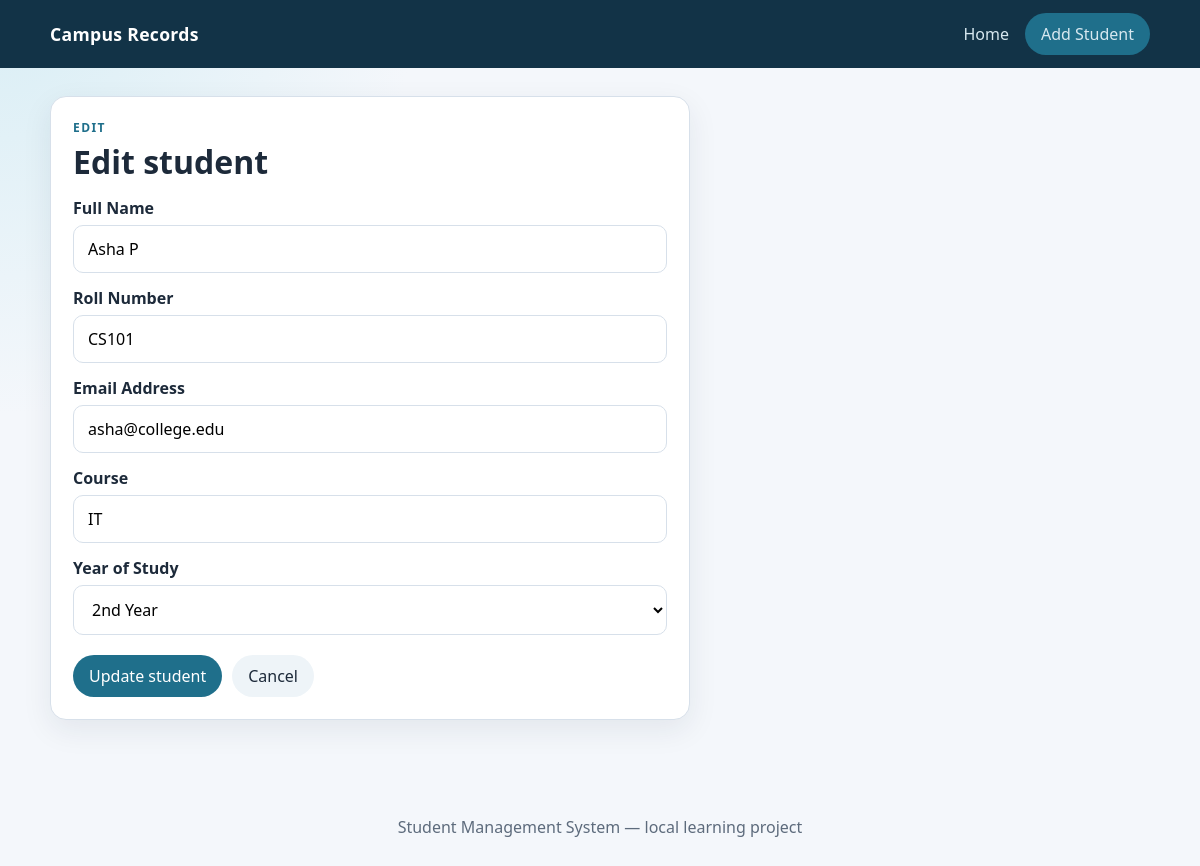
The page /students/1/edit on the database its author committed.
### tables this page shows
CREATE TABLE students (
            id INTEGER PRIMARY KEY AUTOINCREMENT,
            full_name TEXT NOT NULL,
            roll_number TEXT NOT NULL UNIQUE,
            email TEXT NOT NULL,
            course TEXT NOT NULL,
            year_of_study TEXT NOT NULL
        );

### app.py (the view, shortened to what this page needs)
@app.route("/students/<int:student_id>/edit", methods=["GET", "POST"])
def edit_student(student_id):
    connection = get_db_connection()
    student = connection.execute(
        "SELECT * FROM students WHERE id = ?",
        (student_id,),
    ).fetchone()
    if student is None:
        connection.close()
        flash("Student not found.", "error")
        return redirect(url_for("index"))
    connection.close()
    return render_template(
        "student_form.html",
        mode="edit",
        student=student,
        student_id=student_id,
        years=YEARS,
    )

### app.py (called while the page is built)
def get_db_connection():
    connection = sqlite3.connect(DATABASE)
    connection.row_factory = sqlite3.Row
    return connection

### templates/student_form.html (shortened to what this page needs)
{% extends "base.html" %}
{% if mode == "add" %}
    {% set heading = "Add student" %}
    {% set submit_label = "Save student" %}
{% elif mode == "edit" %}
    {% set heading = "Edit student" %}
    {% set submit_label = "Update student" %}
{% else %}
    {% set heading = "Student details" %}
    {% set submit_label = "" %}
{% endif %}
{% block content %}
<section class="panel form-panel">
    <p class="eyebrow">{{ mode|capitalize }}</p>
    <h1>{{ heading }}</h1>
    {% if mode == "view" %}
        <div class="details-grid">
            <div>
                <p class="detail-label">Full Name</p>
                <p>{{ student.full_name }}</p>
            </div>
            <div>
                <p class="detail-label">Roll Number</p>
                <p>{{ student.roll_number }}</p>
            </div>
            <div>
                <p class="detail-label">Email Address</p>
                <p>{{ student.email }}</p>
            </div>
            <div>
                <p class="detail-label">Course</p>
                <p>{{ student.course }}</p>
            </div>
            <div>
                <p class="detail-label">Year of Study</p>
                <p>{{ student.year_of_study }}</p>
            </div>
        </div>
        <div class="form-actions">
            <a class="btn btn-primary" href="{{ url_for('edit_student', student_id=student.id) }}">Edit</a>
            <a class="btn btn-ghost" href="{{ url_for('index') }}">Back to list</a>
        </div>
    {% else %}
        <form method="post" novalidate>
            <label for="full_name">Full Name</label>
            <input id="full_name" name="full_name" type="text" value="{{ student.full_name }}" required maxlength="80">
            <label for="roll_number">Roll Number</label>
            <input id="roll_number" name="roll_number" type="text" value="{{ student.roll_number }}" required maxlength="20">
            <label for="email">Email Address</label>
            <input id="email" name="email" type="email" value="{{ student.email }}" required>
            <label for="course">Course</label>
            <input id="course" name="course" type="text" value="{{ student.course }}" required maxlength="60">
            <label for="year_of_study">Year of Study</label>
            <select id="year_of_study" name="year_of_study" required>
                {% for year in years %}
                    <option value="{{ year }}" {% if student.year_of_study == year %}selected{% endif %}>{{ year }}</option>
                {% endfor %}
            </select>
            <div class="form-actions">
                <button class="btn btn-primary" type="submit">{{ submit_label }}</button>
                <a class="btn btn-ghost" href="{{ url_for('index') }}">Cancel</a>
            </div>
        </form>
    {% endif %}
</section>
{% endblock %}

### static/style.css (style rules this page uses)
:root { --bg: #f4f7fb; --panel: #ffffff; --ink: #1d2a3a; --muted: #5d6b7c; --line: #d7e0ea; --brand: #1f6f8b; --brand-dark: #16586d; --danger: #b42318; --success-bg: #e8f7ef; --success-ink: #17663a; --error-bg: #fdecec; --error-ink: #9b1c1c; --shadow: 0 10px 30px rgba(29, 42, 58, 0.08); --radius: 16px; }
* { box-sizing: border-box; }
body { margin: 0; font-family: "Segoe UI", Tahoma, Geneva, Verdana, sans-serif; color: var(--ink); background: radial-gradient(circle at top left, #d9eef5 0, transparent 28%), var(--bg); min-height: 100vh; }
a { color: var(--brand); text-decoration: none; }
h1 { margin: 4px 0 8px; font-size: 2rem; }
.eyebrow { margin: 0; text-transform: uppercase; letter-spacing: 0.12em; font-size: 0.75rem; color: var(--brand); font-weight: 700; }
.stat-card, .panel { background: var(--panel); border: 1px solid var(--line); border-radius: var(--radius); box-shadow: var(--shadow); }
.panel { padding: 22px; }
input, select { width: 100%; padding: 12px 14px; border: 1px solid var(--line); border-radius: 10px; font: inherit; background: white; }
.btn { display: inline-flex; align-items: center; justify-content: center; border: 0; border-radius: 999px; padding: 10px 16px; font: inherit; cursor: pointer; }
.btn-primary { background: var(--brand); color: white; }
.btn-ghost { background: #eef4f8; color: var(--ink); }
.form-panel { max-width: 640px; }
form label { display: block; margin: 14px 0 6px; font-weight: 600; }
.form-actions { display: flex; gap: 10px; margin-top: 20px; }

### rows shown on the page
students: full_name "Asha P", roll_number "CS101", email "asha@college.edu", course "IT", year_of_study "2nd Year"

### other values the page prints
{{ mode|capitalize }} "EDIT"
{{ heading }} "Edit student"
{{ submit_label }} "Update student"
